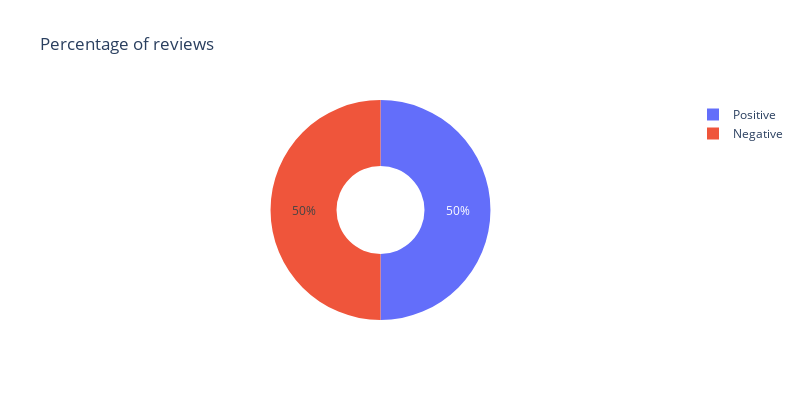

Here is the notebook cell this chart was saved with:
### Code cell
fig = px.pie(Labels, values = 'Count', names = 'Liked', title='Percentage of reviews', hole=.4, color = 'Liked',
             width=800, height=400)
fig.show()

### Figure 1 — Plotly figure (JSON) as saved in the notebook; plotly's stock layout.template omitted (floating-point values rounded to 4 significant figures)
{"data": [{"customdata": [["Positive"], ["Negative"]], "domain": {"x": [0, 1], "y": [0, 1]}, "hole": 0.4, "hovertemplate": "Liked=%{customdata[0]}<br>Count=%{value}<extra></extra>", "labels": ["Positive", "Negative"], "legendgroup": "", "marker": {"colors": ["#636efa", "#EF553B"]}, "name": "", "showlegend": true, "type": "pie", "values": [500, 500]}], "layout": {"height": 400, "legend": {"tracegroupgap": 0}, "title": {"text": "Percentage of reviews"}, "width": 800}}
